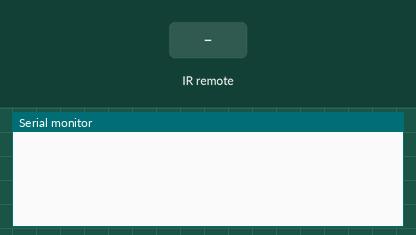
This sketch was run on a simulated Arduino Uno, built with avr-gcc and run on an emulated ATmega328P. Parts: the last lines printed to the serial monitor. The test bench sets the inputs (shaded band).

Above: at 1.2 s.
1.3 s: infrared code 0xB946FF00 received
At 2.5 s:
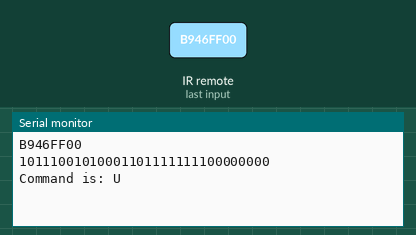
2.8 s: infrared code 0xEA15FF00 received
At 3.7 s:
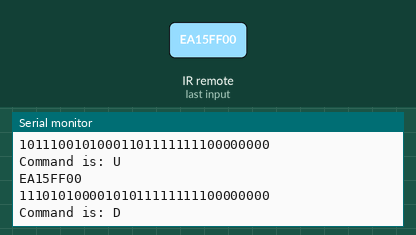
4.3 s: infrared code 0xBC43FF00 received
At 4.8 s:
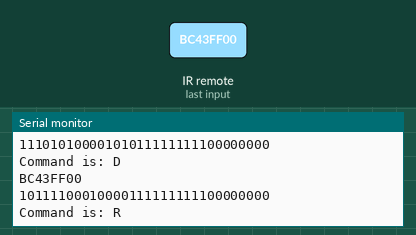
5.8 s: infrared code 0xBB44FF00 received
At 7.0 s:
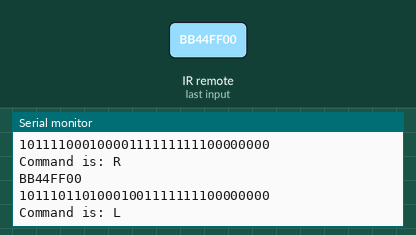
7.3 s: infrared code 0xBF40FF00 received
At 8.3 s:
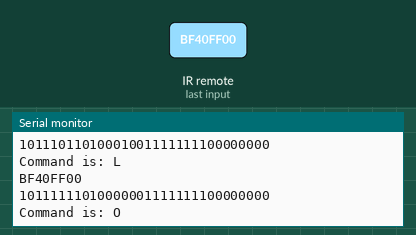

Measured:
- after the input at 1.3 s, the serial monitor: prints a new line at once (image 1)
- after the input at 2.8 s, the serial monitor: prints a new line at once (image 2)
- after the input at 4.3 s, the serial monitor: prints a new line at once (image 3)
- after the input at 5.8 s, the serial monitor: prints a new line at once (image 4)
- after the input at 7.3 s, the serial monitor: prints a new line at once (image 5)

The sketch:

1.A_remote.ino
```cpp
#include <IRremote.h> // include the library

#define IR_RECEIVE_PIN 3

void setup() {
    Serial.begin(115200);
    IrReceiver.begin(IR_RECEIVE_PIN, ENABLE_LED_FEEDBACK);
}

char remoteDecoder(long int raw_ir_data) {
  char command = '\0';
  switch (raw_ir_data) {
    case 0xB946FF00:
      command = 'U';
      break;
    case 0xEA15FF00:
      command = 'D';
      break;
    case 0xBC43FF00:
      command = 'R';
      break;
    case 0xBB44FF00:
      command = 'L';
      break;
    case 0xBF40FF00:
      command = 'O';
      break;
    default:
      Serial.print("Unrecognized Command:");
      Serial.println(raw_ir_data, HEX);
  }
  return command;
}

void loop() {
    if (IrReceiver.decode()) {
      long int raw_ir_data = IrReceiver.decodedIRData.decodedRawData;
      if (raw_ir_data != 0) {
        Serial.println(raw_ir_data, HEX);
        Serial.println(raw_ir_data, BIN);

        char command = remoteDecoder(raw_ir_data);
        Serial.print("Command is: ");
        Serial.println(command);
      }

      IrReceiver.resume();
    }
}
```
